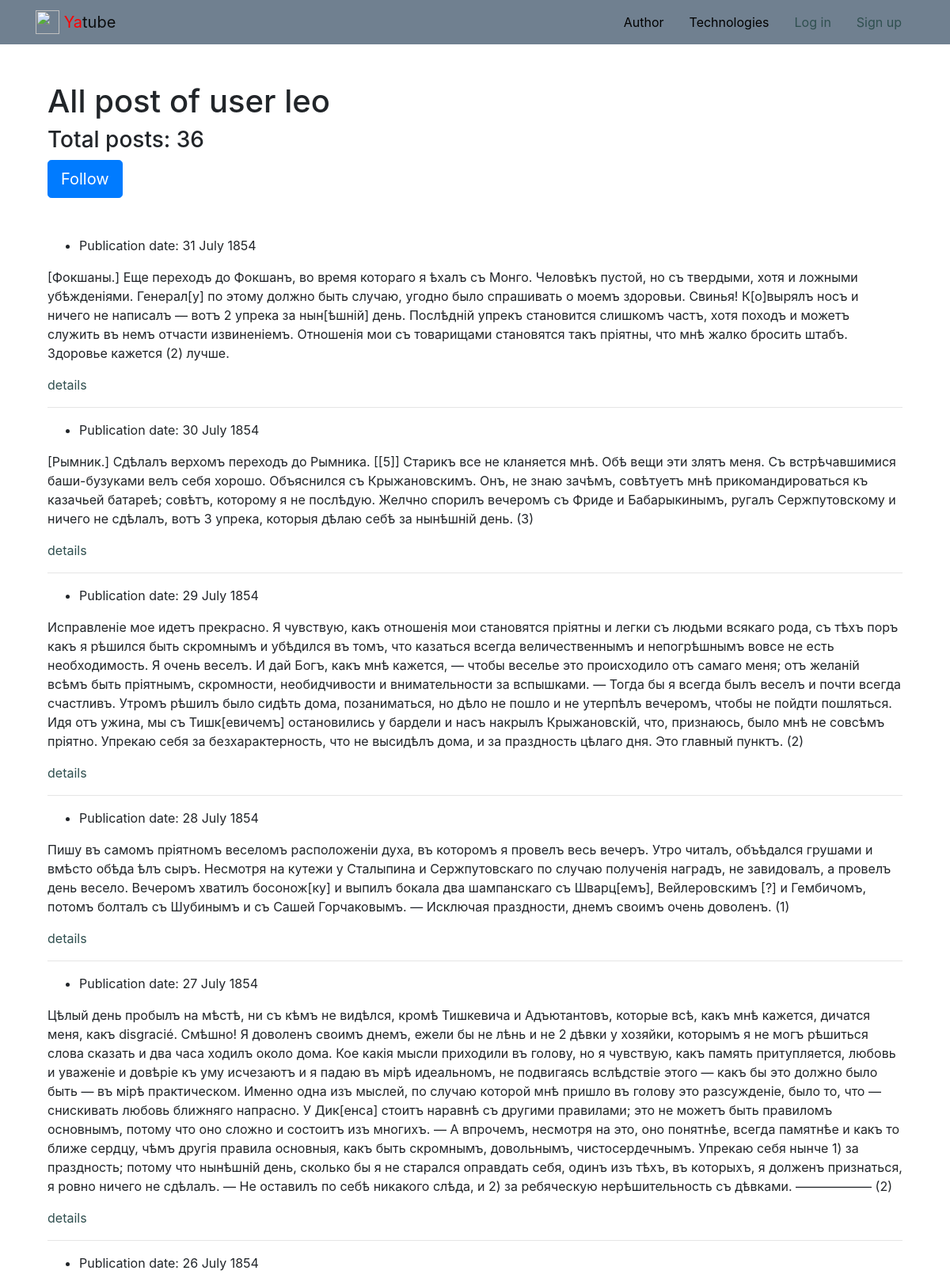
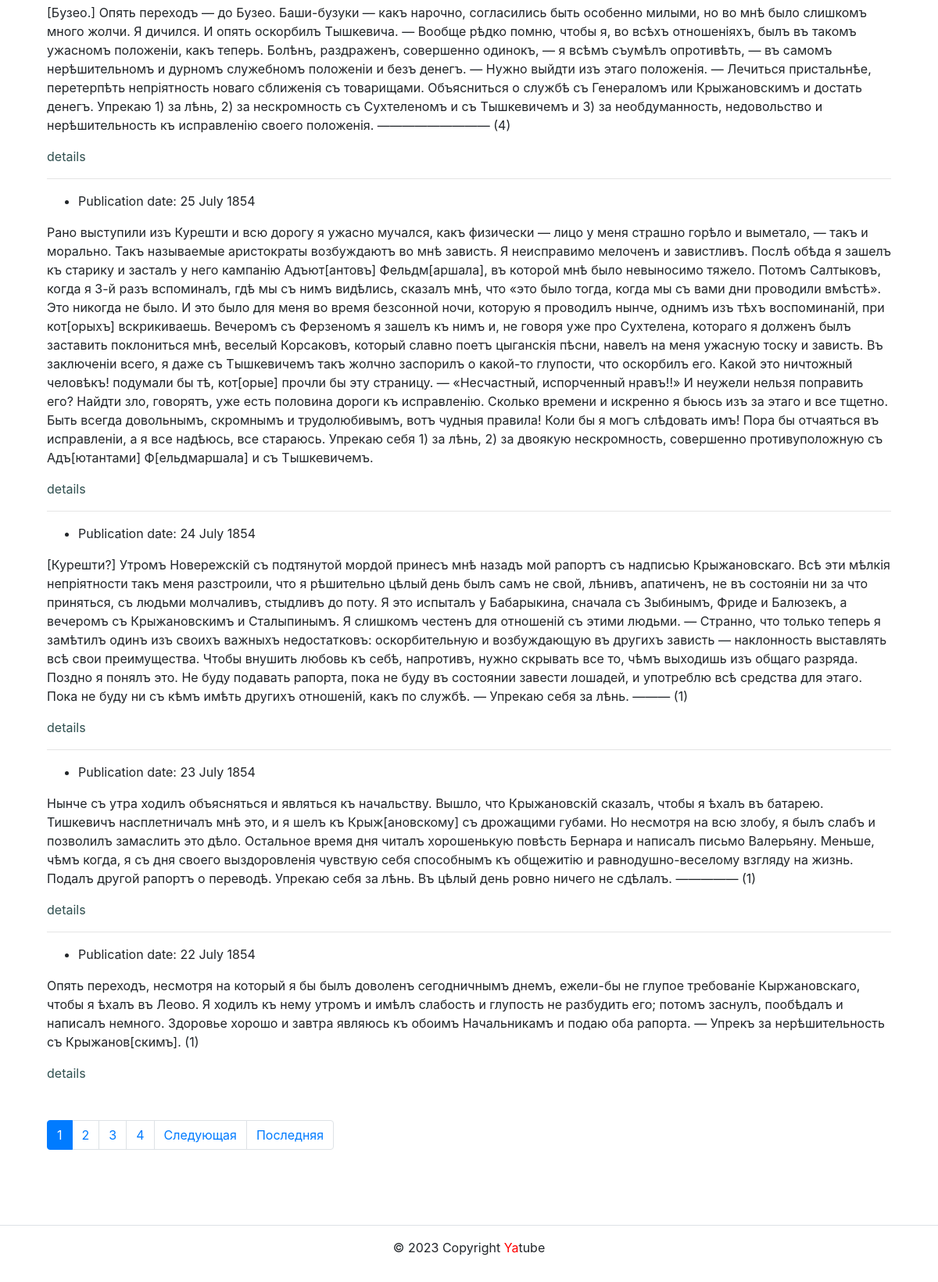
The page /profile/leo/ on the database its author committed (2 pictures, top to bottom).
### posts/models.py (models this page shows, shortened)
class Post(models.Model):
    text = models.TextField(
        'Текст поста',
        help_text='Введите текст поста'
    )
    pub_date = models.DateTimeField(
        'Дата публикации',
        auto_now_add=True)
    author = models.ForeignKey(
        User,
        on_delete=models.CASCADE,
        related_name='posts',
        verbose_name='Автор'
    )
    group = models.ForeignKey(
        Group,
        on_delete=models.SET_NULL,
        related_name='posts',
        blank=True,
        null=True,
        verbose_name='Группа',
        help_text='Группа, к которой будет относиться пост'
    )
    image = models.ImageField(
        'Картинка',
        upload_to='posts/',
        blank=True
    )
    class Meta:
        ordering = ['-pub_date']

### posts/views.py (the view)
# urls.py: path('profile/<str:username>/', views.profile, name='profile'),
def profile(request, username):
    author = User.objects.get(username=username)
    following = (
        request.user.is_authenticated and Follow.objects.filter(
            user=request.user, author=author).exists()
    )
    post_list = author.posts.all()
    page_obj = get_page_object(request, post_list, POSTS_PER_PAGE)
    context = {
        'author': author,
        'page_obj': page_obj,
        'following': following
    }
    return render(request, 'posts/profile.html', context)

### core/context_processors/year.py (called while the page is built)
def year(request):
    today = datetime.datetime.now()
    year = today.year
    return {
        'year': year
    }

### posts/views.py (called while the page is built)
def get_page_object(request, post_list, posts_per_page):
    paginator = Paginator(post_list, POSTS_PER_PAGE)
    page_number = request.GET.get('page')
    page_obj = paginator.get_page(page_number)
    return page_obj

### templates/posts/profile.html (shortened to what this page needs)
{% extends 'base.html' %}
{% load thumbnail %}
{% block content %}
<div class="container py-5">
  <div class="mb-5">
  <h1>All post of user {{author.username}}</h1>
  <h3>Total posts: {{page_obj.paginator.count}}</h3>
  {% if  user.username != author.username%}
  {% if following %}
    <a
      class="btn btn-lg btn-light"
      href="{% url 'posts:profile_unfollow' author.username %}" role="button"
    >
      Unfollow
    </a>
  {% else %}
      <a
        class="btn btn-lg btn-primary"
        href="{% url 'posts:profile_follow' author.username %}" role="button"
      >
        Follow
      </a>
   {% endif %}
   {% endif %}
  </div>
  {% for post in page_obj %}
  <article>
    <ul>
      <li>
        Publication date: {{post.pub_date|date:"d E Y"}}
      </li>
    </ul>
    <p>
      {{post.text}}
    </p>
    <a href="{% url 'posts:post_detail' post.id %}">details </a>
  </article>
  {% if not forloop.last %}<hr>{% endif %}
  {% endfor %}
{% include 'posts/includes/paginator.html' %}
</div>
{% endblock %}

### templates/base.html (shortened to what this page needs)
{% load static %}
<!DOCTYPE html>
<html lang="ru">
<head>
  <link rel="stylesheet" href="{% static 'css/bootstrap.min.css' %}">
</head>
<body>
  {% include 'includes/header.html' %}
  <main>
    <div class="container">
        {% block content %}
        {% endblock %}
    </div>
  </main>
    {% include 'includes/footer.html' %}
</body>
</html>

### templates/includes/header.html (shortened to what this page needs)
{% load static %}
{% with request.resolver_match.view_name as view_name %}
<header>
  <nav class="navbar navbar-light" style="background-color: #708090">
    <div class="container">
      <a class="navbar-brand" href={% url 'posts:index' %}>
        <img
          src="{% static 'img/logo.png' %}"
          width="30" height="30"
          class="d-inline-block align-top"
          alt="">
        <span style="color:red">Ya</span>tube
      <ul class="nav nav-pills">
        <li class="nav-item">
          <a class="nav-link {% if view_name  == 'about:author' %}active{% endif %}"
          style="color: #000000{% if view_name  == 'about:author' %};background-color:#C0C0C0{% endif %}"
          href="{% url 'about:author' %}">Author</a>
        </li>
        <li class="nav-item">
          <a class="nav-link {% if view_name  == 'about:tech' %}active{% endif %}"
          style="color: #000000{% if view_name  == 'about:tech' %};background-color:#C0C0C0{% endif %}"
          href="{% url 'about:tech' %}">Technologies</a>
        </li>
        {% if user.is_authenticated %}
        <li class="nav-item">
          <a class="nav-link {% if view_name  == 'posts:post_create' %}active{% endif %}"
          style="color: #000000{% if view_name  == 'posts:post_create' %};background-color:#C0C0C0{% endif %}"
          href="{% url 'posts:post_create' %}">New post</a>
        </li>
        <li class="nav-item">
          <a class="nav-link link-light {% if view_name  == 'users:password_change_form' %}active{% endif %}"
          href="{% url 'users:password_change_form' %}"
          style="{% if view_name  == 'users:password_change_form' %};background-color:#696969{% endif %}">Change password</a>
        </li>
        <li class="nav-item">
          <a class="nav-link link-light {% if view_name  == 'users:logout' %}active{% endif %}"
          href="{% url 'users:logout' %}"
          style="{% if view_name  == 'users:logout' %};background-color:#C0C0C0{% endif %}">Log out</a>
        </li>
        <li>
          User: {{ user.username }}
        </li>
        {% else %}
        <li class="nav-item">
          <a class="nav-link link-light {% if view_name  == 'users:login' %}active{% endif %}"
          href="{% url 'users:login' %}"
          style="{% if view_name  == 'users:login' %};background-color:#696969{% endif %}">Log in</a>
        </li>
        <li class="nav-item">
          <a class="nav-link link-light {% if view_name  == 'users:signup' %}active{% endif %}"
          href="{% url 'users:signup' %}"
          style="{% if view_name  == 'users:signup' %};background-color:#696969{% endif %}">Sign up</a>
        </li>
        {% endif %}
      </ul>
    </div>
  </nav>
</header>
{% endwith %}

### templates/posts/includes/paginator.html (shortened to what this page needs)
{% if page_obj.has_other_pages %}
<nav aria-label="Page navigation" class="my-5">
  <ul class="pagination">
    {% for i in page_obj.paginator.page_range %}
        {% if page_obj.number == i %}
          <li class="page-item active">
            <span class="page-link">{{ i }}</span>
          </li>
        {% else %}
          <li class="page-item">
            <a class="page-link" href="?page={{ i }}">{{ i }}</a>
          </li>
        {% endif %}
    {% endfor %}
    {% if page_obj.has_next %}
      <li class="page-item">
        <a class="page-link" href="?page={{ page_obj.next_page_number }}">
          Следующая
        </a>
      </li>
      <li class="page-item">
        <a class="page-link" href="?page={{ page_obj.paginator.num_pages }}">
          Последняя
        </a>
      </li>
    {% endif %}
  </ul>
</nav>
{% endif %}

### templates/includes/footer.html
<footer class="border-top text-center py-3">
  <p>© {{ year }} Copyright <span style="color:red">Ya</span>tube</p>
</footer>

### templates/base.html (style rules this page uses)
a { color: #2F4F4F; background-color: transparent; text-decoration: none; }

### rows shown on the page
Post: pub_date "31 July 1854", text "[Фокшаны.] Еще переходъ до Фокшанъ, во время котораго я ѣхалъ съ Монго. Человѣкъ пустой, но съ твердыми, хотя и ложными убѣжденіями. Генерал[у] по этому должно быть случаю, угодно было спрашивать о моемъ здоровьи. Свинья! К[о]вырялъ носъ и ничего не написалъ — вотъ 2 упрека за нын[ѣшній] день. Послѣдній упрекъ становится слишкомъ частъ, хотя походъ и можетъ служить въ немъ отчасти извиненіемъ. Отношенія мои съ товарищами становятся такъ пріятны, что мнѣ жалко бросить штабъ. Здоровье кажется (2) лучше."
Post: pub_date "30 July 1854", text "[Рымник.] Сдѣлалъ верхомъ переходъ до Рымника. [[5]] Старикъ все не кланяется мнѣ. Обѣ вещи эти злятъ меня. Съ встрѣчавшимися баши-бузуками велъ себя хорошо. Объяснился съ Крыжановскимъ. Онъ, не знаю зачѣмъ, совѣтуетъ мнѣ прикомандироваться къ казачьей батареѣ; совѣтъ, которому я не послѣдую. Желчно спорилъ вечеромъ съ Фриде и Бабарыкинымъ, ругалъ Сержпутовскому и ничего не сдѣлалъ, вотъ 3 упрека, которыя дѣлаю себѣ за нынѣшній день. (3)"
Post: pub_date "29 July 1854", text "Исправленіе мое идетъ прекрасно. Я чувствую, какъ отношенія мои становятся пріятны и легки съ людьми всякаго рода, съ тѣхъ поръ какъ я рѣшился быть скромнымъ и убѣдился въ томъ, что казаться всегда величественнымъ и непогрѣшнымъ вовсе не есть необходимость. Я очень веселъ. И дай Богъ, какъ мнѣ кажется, — чтобы веселье это происходило отъ самаго меня; отъ желаній всѣмъ быть пріятнымъ, скромности, необидчивости и внимательности за вспышками. — Тогда бы я всегда былъ веселъ и почти всегда счастливъ. Утромъ рѣшилъ было сидѣть дома, позаниматься, но дѣло не пошло и не утерпѣлъ вечеромъ, чтобы не пойдти пошляться. Идя отъ ужина, мы съ Тишк[евичемъ] остановились у бардели и насъ накрылъ…"
Post: pub_date "28 July 1854", text "Пишу въ самомъ пріятномъ веселомъ расположеніи духа, въ которомъ я провелъ весь вечеръ. Утро читалъ, объѣдался грушами и вмѣсто обѣда ѣлъ сыръ. Несмотря на кутежи у Сталыпина и Сержпутовскаго по случаю полученія наградъ, не завидовалъ, а провелъ день весело. Вечеромъ хватилъ босонож[ку] и выпилъ бокала два шампанскаго съ Шварц[емъ], Вейлеровскимъ [?] и Гембичомъ, потомъ болталъ съ Шубинымъ и съ Сашей Горчаковымъ. — Исключая праздности, днемъ своимъ очень доволенъ. (1)"
Post: pub_date "27 July 1854", text "Цѣлый день пробылъ на мѣстѣ, ни съ кѣмъ не видѣлся, кромѣ Тишкевича и Адъютантовъ, которые всѣ, какъ мнѣ кажется, дичатся меня, какъ disgracié. Смѣшно! Я доволенъ своимъ днемъ, ежели бы не лѣнь и не 2 дѣвки у хозяйки, которымъ я не могъ рѣшиться слова сказать и два часа ходилъ около дома. Кое какія мысли приходили въ голову, но я чувствую, какъ память притупляется, любовь и уваженіе и довѣріе къ уму исчезаютъ и я падаю въ мірѣ идеальномъ, не подвигаясь вслѣдствіе этого — какъ бы это должно было быть — въ мірѣ практическом. Именно одна изъ мыслей, по случаю которой мнѣ пришло въ голову это разсужденіе, было то, что — снискивать любовь ближняго напрасно. У Дик[енса] стоитъ наравнѣ съ другими…"
Post: pub_date "26 July 1854", text "[Бузео.] Опять переходъ — до Бузео. Баши-бузуки — какъ нарочно, согласились быть особенно милыми, но во мнѣ было слишкомъ много жолчи. Я дичился. И опять оскорбилъ Тышкевича. — Вообще рѣдко помню, чтобы я, во всѣхъ отношеніяхъ, былъ въ такомъ ужасномъ положеніи, какъ теперь. Болѣнъ, раздраженъ, совершенно одинокъ, — я всѣмъ съумѣлъ опротивѣть, — въ самомъ нерѣшительномъ и дурномъ служебномъ положеніи и безъ денегъ. — Нужно выйдти изъ этаго положенія. — Лечиться пристальнѣе, перетерпѣть непріятность новаго сближенія съ товарищами. Объясниться о службѣ съ Генераломъ или Крыжановскимъ и достать денегъ. Упрекаю 1) за лѣнь, 2) за нескромность съ Сухтеленомъ и съ Тышкевичемъ и 3) за…"
Post: pub_date "25 July 1854", text "Рано выступили изъ Курешти и всю дорогу я ужасно мучался, какъ физически — лицо у меня страшно горѣло и выметало, — такъ и морально. Такъ называемые аристократы возбуждаютъ во мнѣ зависть. Я неисправимо мелоченъ и завистливъ. Послѣ обѣда я зашелъ къ старику и засталъ у него кампанію Адъют[антовъ] Фельдм[аршала], въ которой мнѣ было невыносимо тяжело. Потомъ Салтыковъ, когда я 3-й разъ вспоминалъ, гдѣ мы съ нимъ видѣлись, сказалъ мнѣ, что «это было тогда, когда мы съ вами дни проводили вмѣстѣ». Это никогда не было. И это было для меня во время безсонной ночи, которую я проводилъ нынче, однимъ изъ тѣхъ воспоминаній, при кот[орыхъ] вскрикиваешь. Вечеромъ съ Ферзеномъ я зашелъ къ нимъ и, не…"
Post: pub_date "24 July 1854", text "[Курешти?] Утромъ Новережскій съ подтянутой мордой принесъ мнѣ назадъ мой рапортъ съ надписью Крыжановскаго. Всѣ эти мѣлкія непріятности такъ меня разстроили, что я рѣшительно цѣлый день былъ самъ не свой, лѣнивъ, апатиченъ, не въ состояніи ни за что приняться, съ людьми молчаливъ, стыдливъ до поту. Я это испыталъ у Бабарыкина, сначала съ Зыбинымъ, Фриде и Балюзекъ, а вечеромъ съ Крыжановскимъ и Сталыпинымъ. Я слишкомъ честенъ для отношеній съ этими людьми. — Странно, что только теперь я замѣтилъ одинъ изъ своихъ важныхъ недостатковъ: оскорбительную и возбуждающую въ другихъ зависть — наклонность выставлять всѣ свои преимущества. Чтобы внушить любовь къ себѣ, напротивъ, нужно скрывать все…"
Post: pub_date "23 July 1854", text "Нынче съ утра ходилъ объясняться и являться къ начальству. Вышло, что Крыжановскій сказалъ, чтобы я ѣхалъ въ батарею. Тишкевичъ насплетничалъ мнѣ это, и я шелъ къ Крыж[ановскому] съ дрожащими губами. Но несмотря на всю злобу, я былъ слабъ и позволилъ замаслить это дѣло. Остальное время дня читалъ хорошенькую повѣсть Бернара и написалъ письмо Валерьяну. Меньше, чѣмъ когда, я съ дня своего выздоровленія чувствую себя способнымъ къ общежитію и равнодушно-веселому взгляду на жизнь. Подалъ другой рапортъ о переводѣ. Упрекаю себя за лѣнь. Въ цѣлый день ровно ничего не сдѣлалъ. ————— (1)"
Post: pub_date "22 July 1854", text "Опять переходъ, несмотря на который я бы былъ доволенъ сегодничнымъ днемъ, ежели-бы не глупое требованіе Кыржановскаго, чтобы я ѣхалъ въ Леово. Я ходилъ къ нему утромъ и имѣлъ слабость и глупость не разбудить его; потомъ заснулъ, пообѣдалъ и написалъ немного. Здоровье хорошо и завтра являюсь къ обоимъ Начальникамъ и подаю оба рапорта. — Упрекъ за нерѣшительность съ Крыжанов[скимъ]. (1)"

### other values the page prints
{{ author.username }} "leo"
{{ page_obj.paginator.count }} "36"
{{ i }} "1"
{{ i }} "2" "3" "4"
